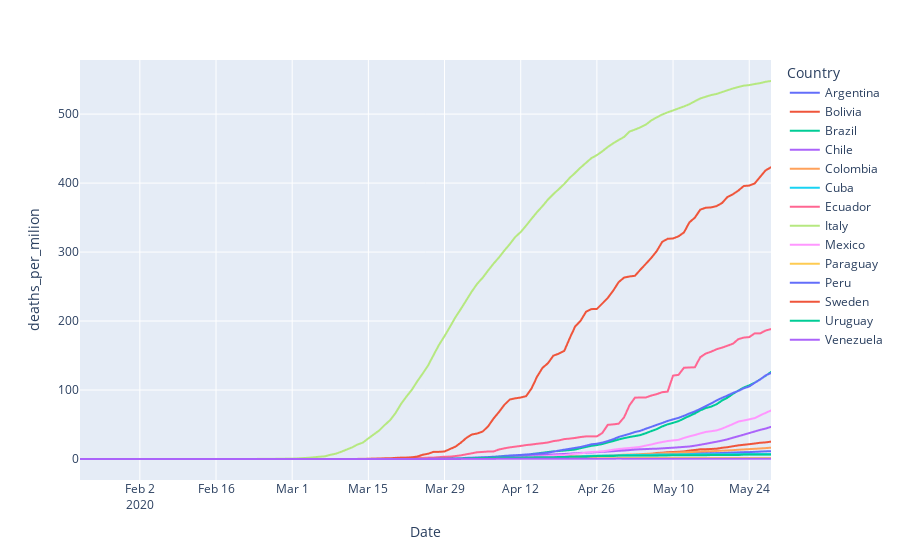

Notebook source saved alongside this figure:
### Code cell
fig = px.line(filtered_countries, x="Date", y="deaths_per_milion", color='Country')
fig.show()
